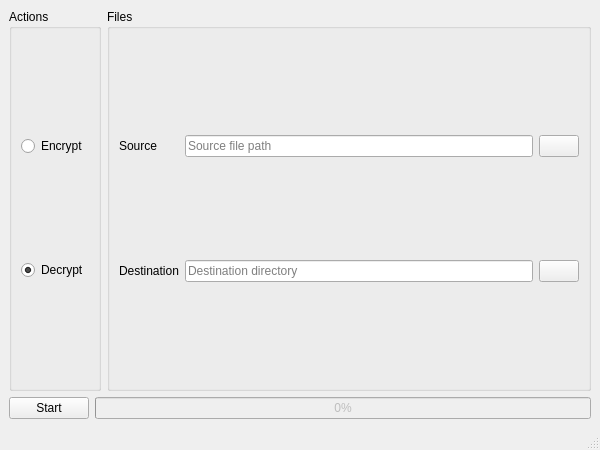
<?xml version="1.0" encoding="UTF-8"?>
<ui version="4.0">
 <class>Codec</class>
 <widget class="QMainWindow" name="Codec">
  <property name="geometry">
   <rect>
    <x>0</x>
    <y>0</y>
    <width>600</width>
    <height>450</height>
   </rect>
  </property>
  <property name="windowTitle">
   <string>SYCY Codec</string>
  </property>
  <widget class="QWidget" name="centralwidget">
   <layout class="QVBoxLayout" name="globalLayout">
    <item>
     <layout class="QHBoxLayout" name="layout1">
      <item>
       <widget class="QGroupBox" name="actionsGroupBox">
        <property name="title">
         <string>Actions</string>
        </property>
        <layout class="QVBoxLayout" name="verticalLayout">
         <item>
          <widget class="QRadioButton" name="actionEncrypt">
           <property name="text">
            <string>Encrypt</string>
           </property>
           <attribute name="buttonGroup">
            <string notr="true">actionsButtonGroup</string>
           </attribute>
          </widget>
         </item>
         <item>
          <widget class="QRadioButton" name="actionDecrypt">
           <property name="text">
            <string>Decrypt</string>
           </property>
           <property name="checked">
            <bool>true</bool>
           </property>
           <attribute name="buttonGroup">
            <string notr="true">actionsButtonGroup</string>
           </attribute>
          </widget>
         </item>
        </layout>
       </widget>
      </item>
      <item>
       <widget class="QGroupBox" name="filesGroupBox">
        <property name="title">
         <string>Files</string>
        </property>
        <layout class="QGridLayout" name="gridLayout">
         <item row="1" column="0">
          <widget class="QLabel" name="labelDestination">
           <property name="text">
            <string>Destination</string>
           </property>
           <property name="buddy">
            <cstring>editDestination</cstring>
           </property>
          </widget>
         </item>
         <item row="0" column="1">
          <widget class="QLineEdit" name="editSource">
           <property name="toolTip">
            <string>This should be an absolute path</string>
           </property>
           <property name="placeholderText">
            <string>Source file path</string>
           </property>
          </widget>
         </item>
         <item row="1" column="2">
          <widget class="QPushButton" name="browseDestination">
           <property name="toolTip">
            <string>Browse directories</string>
           </property>
           <property name="text">
            <string/>
           </property>
           <property name="icon">
            <iconset>
             <normaloff>../../downloads/dir.png</normaloff>../../downloads/dir.png</iconset>
           </property>
          </widget>
         </item>
         <item row="0" column="0">
          <widget class="QLabel" name="labelSource">
           <property name="text">
            <string>Source</string>
           </property>
           <property name="buddy">
            <cstring>editSource</cstring>
           </property>
          </widget>
         </item>
         <item row="0" column="2">
          <widget class="QPushButton" name="browseSource">
           <property name="toolTip">
            <string>Browse files</string>
           </property>
           <property name="text">
            <string/>
           </property>
           <property name="icon">
            <iconset>
             <normaloff>../../downloads/file.svg</normaloff>../../downloads/file.svg</iconset>
           </property>
          </widget>
         </item>
         <item row="1" column="1">
          <widget class="QLineEdit" name="editDestination">
           <property name="toolTip">
            <string>This should be an absolute path</string>
           </property>
           <property name="placeholderText">
            <string>Destination directory</string>
           </property>
          </widget>
         </item>
        </layout>
       </widget>
      </item>
     </layout>
    </item>
    <item>
     <layout class="QHBoxLayout" name="layout2">
      <item>
       <widget class="QPushButton" name="buttonAction">
        <property name="text">
         <string>Start</string>
        </property>
       </widget>
      </item>
      <item>
       <widget class="QProgressBar" name="progressBar">
        <property name="enabled">
         <bool>false</bool>
        </property>
        <property name="value">
         <number>0</number>
        </property>
       </widget>
      </item>
     </layout>
    </item>
   </layout>
  </widget>
  <widget class="QStatusBar" name="statusbar"/>
 </widget>
 <tabstops>
  <tabstop>actionEncrypt</tabstop>
  <tabstop>actionDecrypt</tabstop>
  <tabstop>editSource</tabstop>
  <tabstop>browseSource</tabstop>
  <tabstop>editDestination</tabstop>
  <tabstop>browseDestination</tabstop>
  <tabstop>buttonAction</tabstop>
 </tabstops>
 <resources/>
 <connections/>
 <buttongroups>
  <buttongroup name="actionsButtonGroup"/>
 </buttongroups>
</ui>
